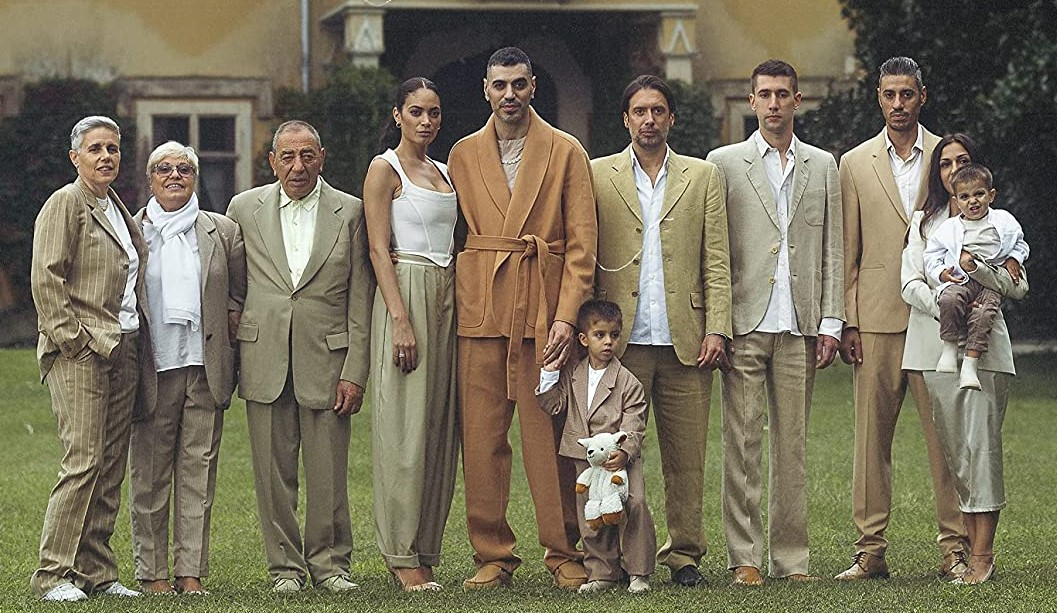
#> input picture CV2/data/album_cropped.jpg, 1057 x 613 px
$ python face_detect.py
#> lines starting #> are read from the running program, lines starting #| are printed output that depends on the picture; after the words box and inside, x2 and y2 are one past the last pixel; in counts of white or black regions, pixels touching at a corner belong together
import cv2 as cv

img = cv.imread('data/album_cropped.jpg')
#> img is the input picture: shape (613, 1057, 3); mean B, G, R 91.9, 111.9, 119.1
cv.imshow('Album', img)


gray = cv.cvtColor(img, cv.COLOR_BGR2GRAY)
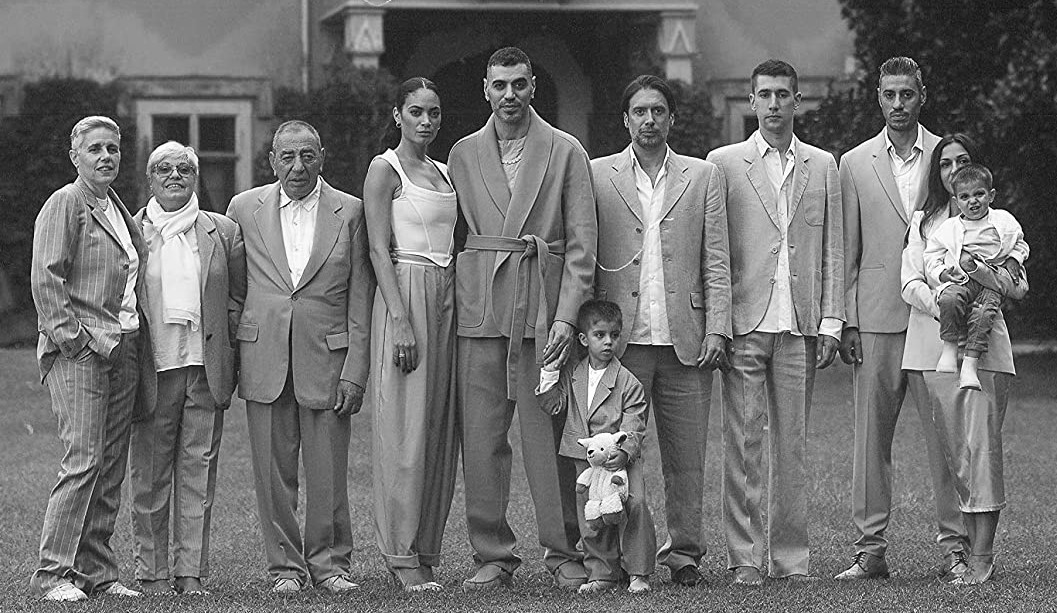
#> gray: shape (613, 1057); min 0, max 255, mean 111.8
# cv.imshow('Gray', gray)

haar_cascade = cv.CascadeClassifier('haar_face.xml')

faces_rect = haar_cascade.detectMultiScale(gray, scaleFactor=1.1, minNeighbors=5)
#> faces_rect = [[955, 181, 36, 36], [930, 143, 49, 49], [747, 74, 54, 54], [870, 73, 56, 56], [619, 88, 60, 60], [396, 90, 58, 58], [76, 127, 56, 56], [584, 316, 49, 49], [479, 62, 61, 61], [267, 132, 62, 62], [143, 143, 63, 63]]

# print(f'Number of faces found = {len(faces_rect)}')

for (x,y,w,h) in faces_rect:
    cv.rectangle(img, (x,y), (x + w, y + h), (0,255,0), thickness=2)
#> this loop made 11 passes
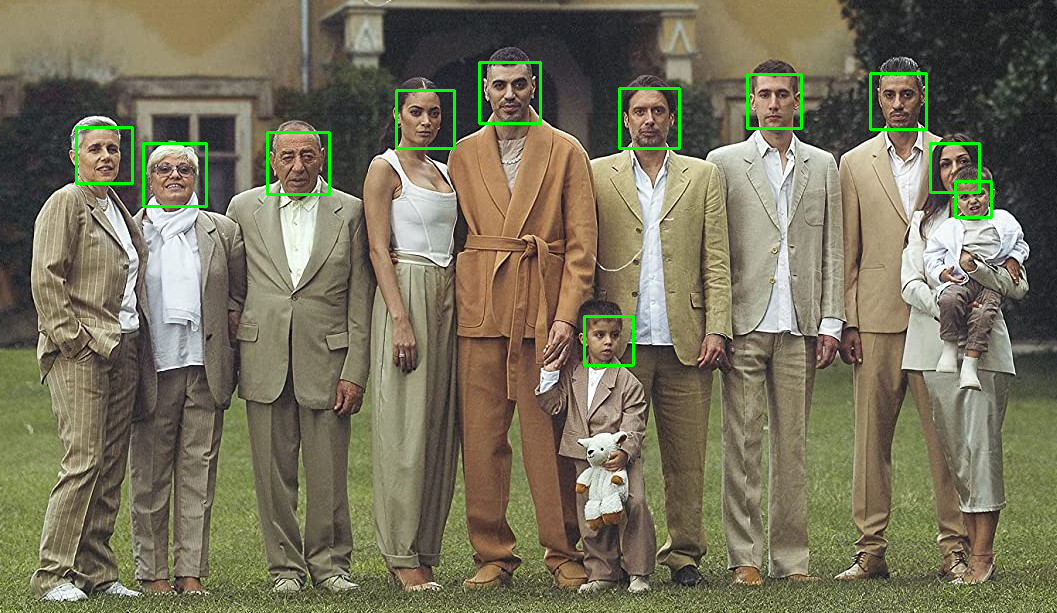
#> img: shape (613, 1057, 3); 1.11% of pixels changed, all inside (x1, y1, x2, y2) = (75, 61, 993, 367)

cv.imshow('Detected Facess', img)

cv.waitKey(0)
